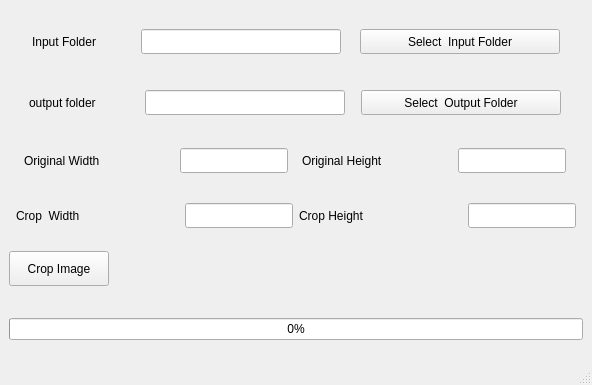
<?xml version="1.0" encoding="UTF-8"?>
<ui version="4.0">
 <class>MainWindow</class>
 <widget class="QMainWindow" name="MainWindow">
  <property name="geometry">
   <rect>
    <x>0</x>
    <y>0</y>
    <width>592</width>
    <height>385</height>
   </rect>
  </property>
  <property name="windowTitle">
   <string>MainWindow</string>
  </property>
  <widget class="QWidget" name="centralwidget">
   <property name="sizePolicy">
    <sizepolicy hsizetype="Fixed" vsizetype="Fixed">
     <horstretch>0</horstretch>
     <verstretch>0</verstretch>
    </sizepolicy>
   </property>
   <property name="minimumSize">
    <size>
     <width>300</width>
     <height>0</height>
    </size>
   </property>
   <property name="maximumSize">
    <size>
     <width>600</width>
     <height>400</height>
    </size>
   </property>
   <layout class="QHBoxLayout" name="horizontalLayout_9">
    <item>
     <layout class="QVBoxLayout" name="verticalLayout_3">
      <item>
       <layout class="QHBoxLayout" name="horizontalLayout">
        <property name="sizeConstraint">
         <enum>QLayout::SizeConstraint::SetFixedSize</enum>
        </property>
        <property name="leftMargin">
         <number>10</number>
        </property>
        <property name="topMargin">
         <number>10</number>
        </property>
        <property name="rightMargin">
         <number>10</number>
        </property>
        <property name="bottomMargin">
         <number>10</number>
        </property>
        <item>
         <widget class="QLabel" name="label_5">
          <property name="maximumSize">
           <size>
            <width>90</width>
            <height>16777215</height>
           </size>
          </property>
          <property name="text">
           <string>Input Folder</string>
          </property>
         </widget>
        </item>
        <item>
         <widget class="QLineEdit" name="lineInputPath">
          <property name="minimumSize">
           <size>
            <width>0</width>
            <height>25</height>
           </size>
          </property>
          <property name="maximumSize">
           <size>
            <width>200</width>
            <height>50</height>
           </size>
          </property>
         </widget>
        </item>
        <item>
         <widget class="QPushButton" name="btnSelectInput">
          <property name="minimumSize">
           <size>
            <width>0</width>
            <height>25</height>
           </size>
          </property>
          <property name="maximumSize">
           <size>
            <width>200</width>
            <height>16777215</height>
           </size>
          </property>
          <property name="text">
           <string>Select  Input Folder</string>
          </property>
         </widget>
        </item>
       </layout>
      </item>
      <item>
       <layout class="QHBoxLayout" name="horizontalLayout_2">
        <property name="leftMargin">
         <number>10</number>
        </property>
        <property name="topMargin">
         <number>10</number>
        </property>
        <property name="rightMargin">
         <number>10</number>
        </property>
        <property name="bottomMargin">
         <number>10</number>
        </property>
        <item>
         <widget class="QLabel" name="label_6">
          <property name="maximumSize">
           <size>
            <width>100</width>
            <height>16777215</height>
           </size>
          </property>
          <property name="text">
           <string>output folder</string>
          </property>
         </widget>
        </item>
        <item>
         <widget class="QLineEdit" name="lineOutputPath">
          <property name="minimumSize">
           <size>
            <width>0</width>
            <height>25</height>
           </size>
          </property>
          <property name="maximumSize">
           <size>
            <width>200</width>
            <height>16777215</height>
           </size>
          </property>
         </widget>
        </item>
        <item>
         <widget class="QPushButton" name="btnSelectOutput">
          <property name="minimumSize">
           <size>
            <width>0</width>
            <height>25</height>
           </size>
          </property>
          <property name="maximumSize">
           <size>
            <width>200</width>
            <height>16777215</height>
           </size>
          </property>
          <property name="text">
           <string>Select  Output Folder</string>
          </property>
         </widget>
        </item>
       </layout>
      </item>
      <item>
       <layout class="QHBoxLayout" name="horizontalLayout_7">
        <property name="leftMargin">
         <number>7</number>
        </property>
        <property name="topMargin">
         <number>7</number>
        </property>
        <property name="rightMargin">
         <number>7</number>
        </property>
        <property name="bottomMargin">
         <number>7</number>
        </property>
        <item>
         <layout class="QHBoxLayout" name="horizontalLayout_3">
          <item>
           <widget class="QLabel" name="label">
            <property name="minimumSize">
             <size>
              <width>0</width>
              <height>0</height>
             </size>
            </property>
            <property name="maximumSize">
             <size>
              <width>150</width>
              <height>16777215</height>
             </size>
            </property>
            <property name="text">
             <string>Original Width</string>
            </property>
           </widget>
          </item>
          <item>
           <widget class="QLineEdit" name="lineOriginalWidth">
            <property name="sizePolicy">
             <sizepolicy hsizetype="Fixed" vsizetype="Fixed">
              <horstretch>0</horstretch>
              <verstretch>0</verstretch>
             </sizepolicy>
            </property>
            <property name="minimumSize">
             <size>
              <width>0</width>
              <height>25</height>
             </size>
            </property>
           </widget>
          </item>
         </layout>
        </item>
        <item>
         <layout class="QHBoxLayout" name="horizontalLayout_5">
          <item>
           <widget class="QLabel" name="label_3">
            <property name="maximumSize">
             <size>
              <width>150</width>
              <height>16777215</height>
             </size>
            </property>
            <property name="text">
             <string>Original Height</string>
            </property>
           </widget>
          </item>
          <item>
           <widget class="QLineEdit" name="lineOriginalHeight">
            <property name="sizePolicy">
             <sizepolicy hsizetype="Fixed" vsizetype="Fixed">
              <horstretch>0</horstretch>
              <verstretch>0</verstretch>
             </sizepolicy>
            </property>
            <property name="minimumSize">
             <size>
              <width>0</width>
              <height>25</height>
             </size>
            </property>
            <property name="text">
             <string/>
            </property>
           </widget>
          </item>
         </layout>
        </item>
       </layout>
      </item>
      <item>
       <layout class="QHBoxLayout" name="horizontalLayout_8">
        <property name="leftMargin">
         <number>7</number>
        </property>
        <property name="topMargin">
         <number>7</number>
        </property>
        <property name="rightMargin">
         <number>7</number>
        </property>
        <property name="bottomMargin">
         <number>7</number>
        </property>
        <item>
         <layout class="QHBoxLayout" name="horizontalLayout_4">
          <item>
           <widget class="QLabel" name="label_2">
            <property name="text">
             <string>Crop  Width</string>
            </property>
           </widget>
          </item>
          <item>
           <widget class="QLineEdit" name="lineCropWidth">
            <property name="sizePolicy">
             <sizepolicy hsizetype="Fixed" vsizetype="Fixed">
              <horstretch>0</horstretch>
              <verstretch>0</verstretch>
             </sizepolicy>
            </property>
            <property name="minimumSize">
             <size>
              <width>0</width>
              <height>25</height>
             </size>
            </property>
            <property name="text">
             <string/>
            </property>
           </widget>
          </item>
         </layout>
        </item>
        <item>
         <layout class="QHBoxLayout" name="horizontalLayout_6">
          <item>
           <widget class="QLabel" name="label_4">
            <property name="text">
             <string>Crop Height</string>
            </property>
           </widget>
          </item>
          <item>
           <widget class="QLineEdit" name="lineCropHeight">
            <property name="sizePolicy">
             <sizepolicy hsizetype="Fixed" vsizetype="Fixed">
              <horstretch>0</horstretch>
              <verstretch>0</verstretch>
             </sizepolicy>
            </property>
            <property name="minimumSize">
             <size>
              <width>0</width>
              <height>25</height>
             </size>
            </property>
           </widget>
          </item>
         </layout>
        </item>
       </layout>
      </item>
      <item>
       <layout class="QVBoxLayout" name="verticalLayout">
        <item>
         <widget class="QPushButton" name="btnStartCrop">
          <property name="minimumSize">
           <size>
            <width>70</width>
            <height>25</height>
           </size>
          </property>
          <property name="maximumSize">
           <size>
            <width>100</width>
            <height>35</height>
           </size>
          </property>
          <property name="layoutDirection">
           <enum>Qt::LayoutDirection::LeftToRight</enum>
          </property>
          <property name="text">
           <string>Crop Image</string>
          </property>
         </widget>
        </item>
        <item>
         <widget class="QLabel" name="lblStatus">
          <property name="minimumSize">
           <size>
            <width>0</width>
            <height>10</height>
           </size>
          </property>
          <property name="maximumSize">
           <size>
            <width>16777215</width>
            <height>20</height>
           </size>
          </property>
          <property name="text">
           <string/>
          </property>
         </widget>
        </item>
        <item>
         <widget class="QProgressBar" name="progressBar">
          <property name="value">
           <number>0</number>
          </property>
         </widget>
        </item>
       </layout>
      </item>
     </layout>
    </item>
   </layout>
  </widget>
  <widget class="QMenuBar" name="menubar">
   <property name="geometry">
    <rect>
     <x>0</x>
     <y>0</y>
     <width>592</width>
     <height>25</height>
    </rect>
   </property>
  </widget>
  <widget class="QStatusBar" name="statusbar"/>
 </widget>
 <resources/>
 <connections/>
</ui>
